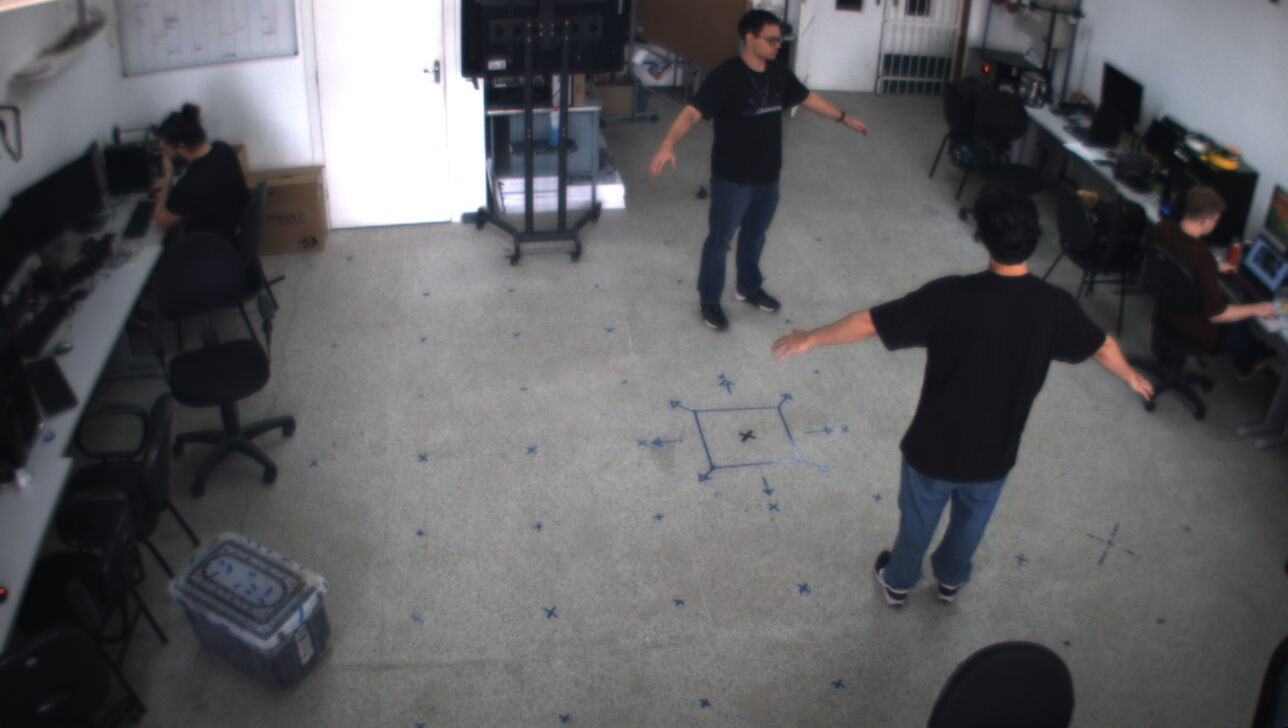
#> input picture Mestrado/Primeiro_Semestre/Visao_Computacional/captures/camera_2_clean.jpg, 1288 x 728 px; its folder holds 4 pictures in this run
$ python testing.py
#> lines starting #> are read from the running program, lines starting #| are printed output that depends on the picture
### Mestrado/Primeiro_Semestre/Visao_Computacional/auxiliary_functions.py
from __future__ import annotations
import argparse, json, sys, colorsys
from typing import Dict, List, Optional, Tuple
import cv2
import matplotlib.pyplot as plt
import matplotlib.lines as mlines
import numpy as np
import matplotlib
matplotlib.use("TkAgg")


# ── Skeleton metadata ────────────────────────────────────────
HKP_NAMES = {
    "NOSE": 0, "LEFT_EYE": 1, "RIGHT_EYE": 2, "LEFT_EAR": 3, "RIGHT_EAR": 4,
    "LEFT_SHOULDER": 5, "RIGHT_SHOULDER": 6, "LEFT_ELBOW": 7, "RIGHT_ELBOW": 8,
    "LEFT_WRIST": 9, "RIGHT_WRIST": 10, "LEFT_HIP": 11, "RIGHT_HIP": 12,
    "LEFT_KNEE": 13, "RIGHT_KNEE": 14, "LEFT_ANKLE": 15, "RIGHT_ANKLE": 16,
}
SHORT = {
    0:"NOS",1:"LEy",2:"REy",3:"LEa",4:"REa",5:"LSh",6:"RSh",7:"LEl",
    8:"REl",9:"LWr",10:"RWr",11:"LHi",12:"RHi",13:"LKn",14:"RKn",
    15:"LAn",16:"RAn",
}
LINKS = [
    (5,6),(5,11),(6,12),(11,12),(5,3),(6,4),(5,7),(7,9),(6,8),(8,10),
    (11,13),(13,15),(12,14),(14,16),(0,1),(1,3),(0,2),(2,4),
]

# ── Load calibration ────────────────────────────────────────
def load_calibration(json_path) -> dict:

    data = json.load(open(json_path))
    K = np.array(data["intrinsic"]["doubles"], dtype=np.float64).reshape(3,3)
    E = np.array(data["extrinsic"][0]["tf"]["doubles"], dtype=np.float64).reshape(4,4)
    w, h = int(data["resolution"]["width"]), int(data["resolution"]["height"])
    return {"K": K, "E": E, "w": w, "h": h}

# ── Load 2D skeleton points ─────────────────────────────────

def load_2d_points(json_path, cam_id: int) -> np.ndarray:
    """
    Return an array containing:

        (n_skeletons, n_keypoints, 2)
    """

    data = json.load(open(json_path))
    cam_key = f"camera_{cam_id}"

    if cam_key not in data:
        return np.empty((0, len(HKP_NAMES), 2), dtype=np.float64)

    skeletons = []

    # Sort skeleton_0, skeleton_1, ...
    for skel_name in sorted(
        data[cam_key].keys(),
        key=lambda s: int(s.split("_")[1])
    ):
        skel_data = data[cam_key][skel_name]
        pts = np.full((len(HKP_NAMES), 2),
                      np.nan,
                      dtype=np.float64)
        for kp_name, uv in skel_data.items():
            if kp_name in HKP_NAMES:
                kp_idx = HKP_NAMES[kp_name]
                pts[kp_idx] = uv
        skeletons.append(pts)

    return np.stack(skeletons, axis=0)


# ── Epipolar line helpers ────────────────────────────────────
def epipolar_line(F, pt):
    return F @ np.array([pt[0], pt[1], 1.0])

# ── Colors ───────────────────────────────────────────────────
def make_colors(n):
    return [colorsys.hsv_to_rgb((i*0.618)%1, 0.85, 0.95) for i in range(n)]

# ── Drawing ──────────────────────────────────────────────────

def draw_skeleton(ax, pts, colors):

    for (i,j) in LINKS:
        ax.plot([pts[i,0],pts[j,0]], [pts[i,1],pts[j,1]],
                    color=(0.9,0.9,0.9), lw=1.5, alpha=0.5, zorder=1)


        if i in pts and j in pts:
            ax.plot([pts[i][0],pts[j][0]], [pts[i][1],pts[j][1]],
                    color=(0.9,0.9,0.9), lw=1.5, alpha=0.5, zorder=1)
    for i in range(pts.shape[0]):
        c = colors[i % len(colors)]
        ax.scatter(pts[i,0], pts[i,1], c=[c], s=60, edgecolors="white", lw=1, zorder=3)
        ax.annotate(SHORT.get(i,str(i)), (pts[i,0], pts[i,1]),
                    textcoords="offset points", xytext=(6,6), fontsize=6,
                    fontweight="bold", color=c,
                    bbox=dict(boxstyle="round,pad=0.15", fc="black", alpha=0.6, ec="none"),
                    zorder=4)

# [19 lines left out: functions draw_epilines, draw_skeleton3D, not called in this run]


# ── Example of using the functions ─────────

cam_ref = 2

cam_other = [0,1,3]

# Load skeletons of the reference camera
skel_2d_path = "./captures/skeletons_2d.json"

skel_src = load_2d_points(skel_2d_path, cam_ref)
#> (reads Mestrado/Primeiro_Semestre/Visao_Computacional/captures/skeletons_2d.json from the repository)

nskeletons = skel_src.shape[0]
njoints = skel_src.shape[1]

skel_dst = []
# Load skeletons of the other cameras
skel_dst.append(load_2d_points(skel_2d_path, cam_other[0]))
skel_dst.append(load_2d_points(skel_2d_path, cam_other[1]))
skel_dst.append(load_2d_points(skel_2d_path, cam_other[2]))


colors = make_colors(njoints)


# Load images
img1 = cv2.cvtColor(cv2.imread("./captures/" + str(f"camera_{cam_ref}_clean.jpg")), cv2.COLOR_BGR2RGB)
img2 = cv2.cvtColor(cv2.imread("./captures/" + str(f"camera_{cam_other[0]}_clean.jpg")), cv2.COLOR_BGR2RGB)
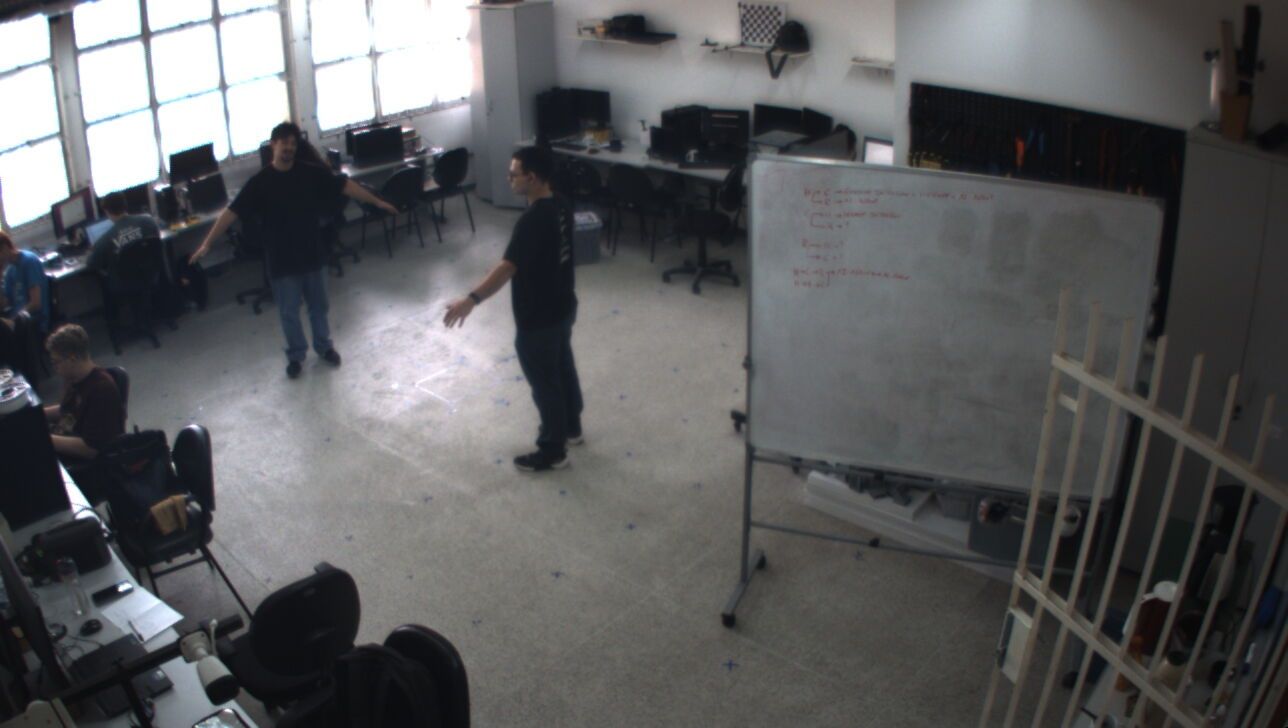
#> input picture Mestrado/Primeiro_Semestre/Visao_Computacional/captures/camera_0_clean.jpg, 1288 x 728 px
img3 = cv2.cvtColor(cv2.imread("./captures/" + str(f"camera_{cam_other[1]}_clean.jpg")), cv2.COLOR_BGR2RGB)
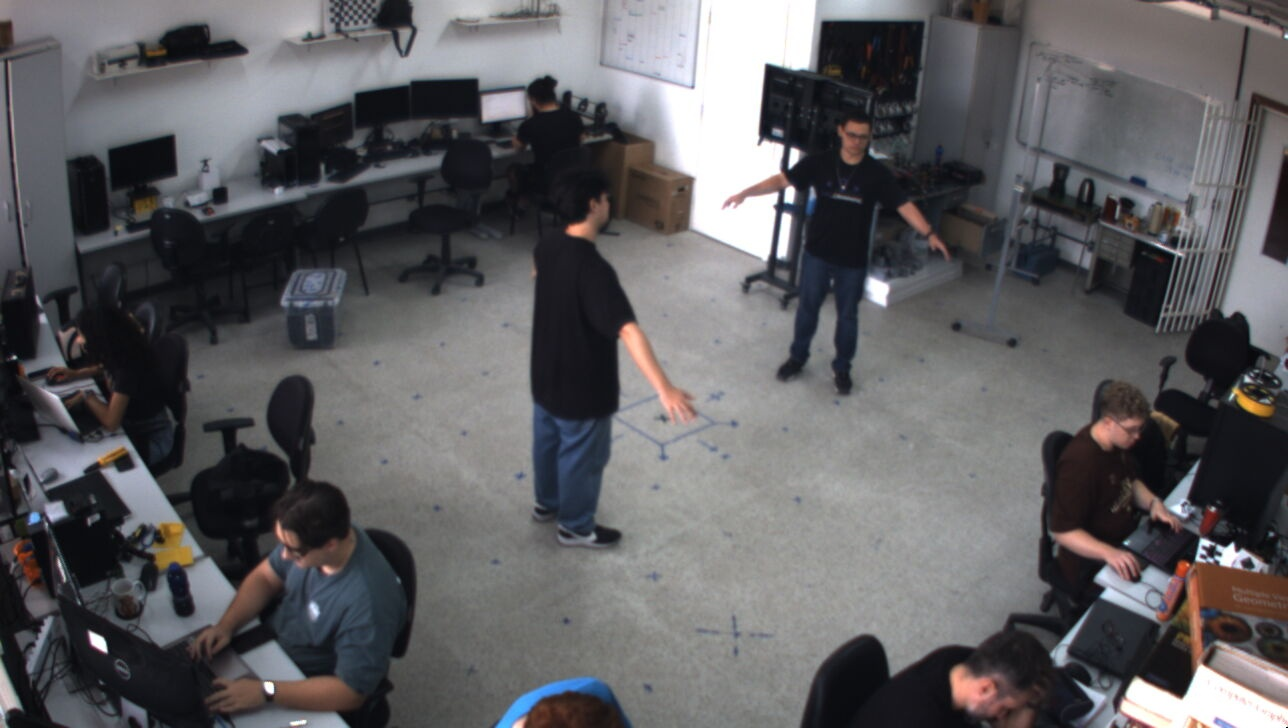
#> input picture Mestrado/Primeiro_Semestre/Visao_Computacional/captures/camera_1_clean.jpg, 1288 x 728 px
img4 = cv2.cvtColor(cv2.imread("./captures/" + str(f"camera_{cam_other[2]}_clean.jpg")), cv2.COLOR_BGR2RGB)
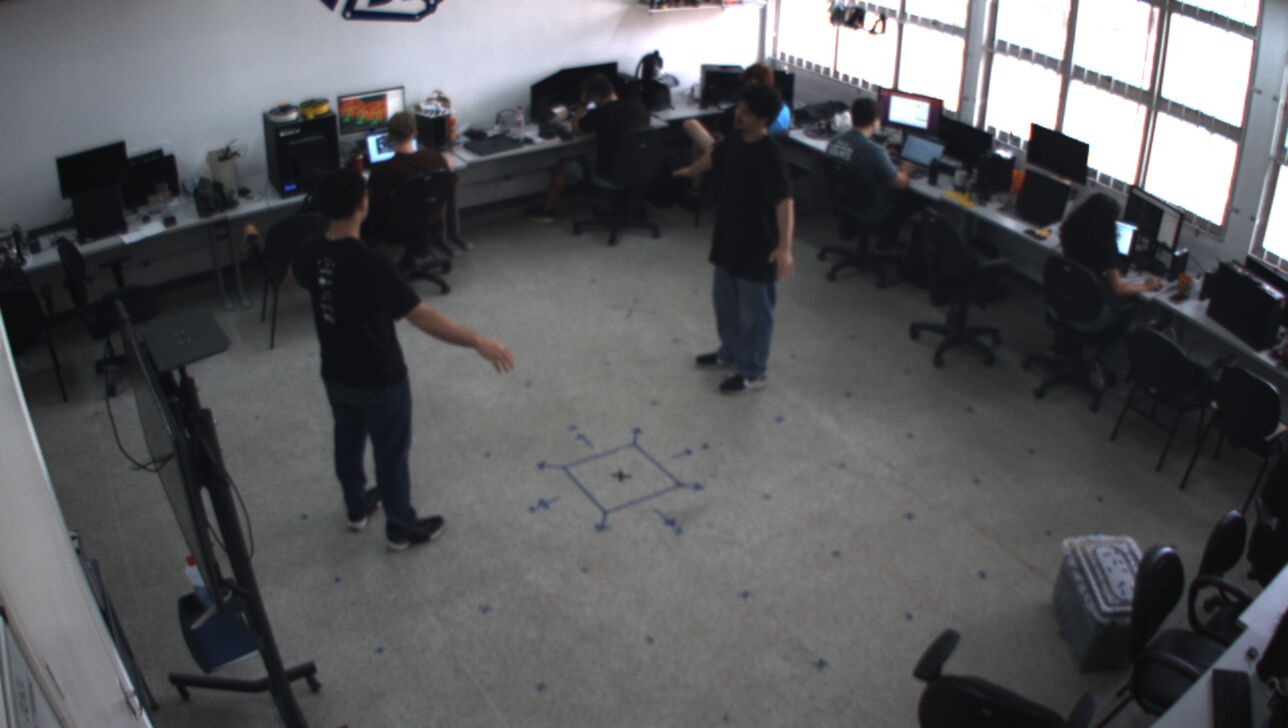
#> input picture Mestrado/Primeiro_Semestre/Visao_Computacional/captures/camera_3_clean.jpg, 1288 x 728 px

# Create figure with images of the cameras
fig, ((ax1, ax2), (ax3, ax4)) = plt.subplots(2, 2, figsize=(20, 16))
fig.patch.set_facecolor("#1a1a2e")
fig.suptitle(f"Epipolar Geometry and Skeletons",
            fontsize=16, fontweight="bold", color="white", y=0.98)

ax1.imshow(img1);
ax1.set_title(f"Camera {cam_ref} — 2D Skeletons", fontsize=13, fontweight="bold", color="white", pad=10)
ax2.imshow(img2);
ax2.set_title(f"Camera {cam_other[0]} — 2D Skeletons", fontsize=13, fontweight="bold", color="white", pad=10)
ax3.imshow(img3);
ax3.set_title(f"Camera {cam_other[1]} — 2D Skeletons", fontsize=13, fontweight="bold", color="white", pad=10)
ax4.imshow(img4);
ax4.set_title(f"Camera {cam_other[2]} — 2D Skeletons", fontsize=13, fontweight="bold", color="white", pad=10)

for skel_id in range(nskeletons):

    draw_skeleton(ax1, skel_src[skel_id], colors)
    ax1.text(skel_src[skel_id,0,0],skel_src[skel_id,0,1]-40,f"Skel {skel_id}",
            color="#00FF00",fontweight="bold")
    draw_skeleton(ax2, skel_dst[0][skel_id], colors)
    ax2.text(skel_dst[0][skel_id,0,0],skel_dst[0][skel_id,0,1]-40, f"Skel {skel_id}",
            color="#00FF00",fontweight="bold")
    draw_skeleton(ax3, skel_dst[1][skel_id], colors)
    ax3.text(skel_dst[1][skel_id,0,0],skel_dst[1][skel_id,0,1]-40, f"Skel {skel_id}",
            color="#00FF00",fontweight="bold")
    draw_skeleton(ax4, skel_dst[2][skel_id], colors)
    ax4.text(skel_dst[2][skel_id,0,0],skel_dst[2][skel_id,0,1]-40, f"Skel {skel_id}",
            color="#00FF00",fontweight="bold")


ax1.set_xlim(0, img1.shape[1]); ax1.set_ylim(img1.shape[0], 0)
ax2.set_xlim(0, img2.shape[1]); ax2.set_ylim(img2.shape[0], 0)
ax3.set_xlim(0, img3.shape[1]); ax3.set_ylim(img3.shape[0], 0)
ax4.set_xlim(0, img4.shape[1]); ax4.set_ylim(img4.shape[0], 0)

plt.show()
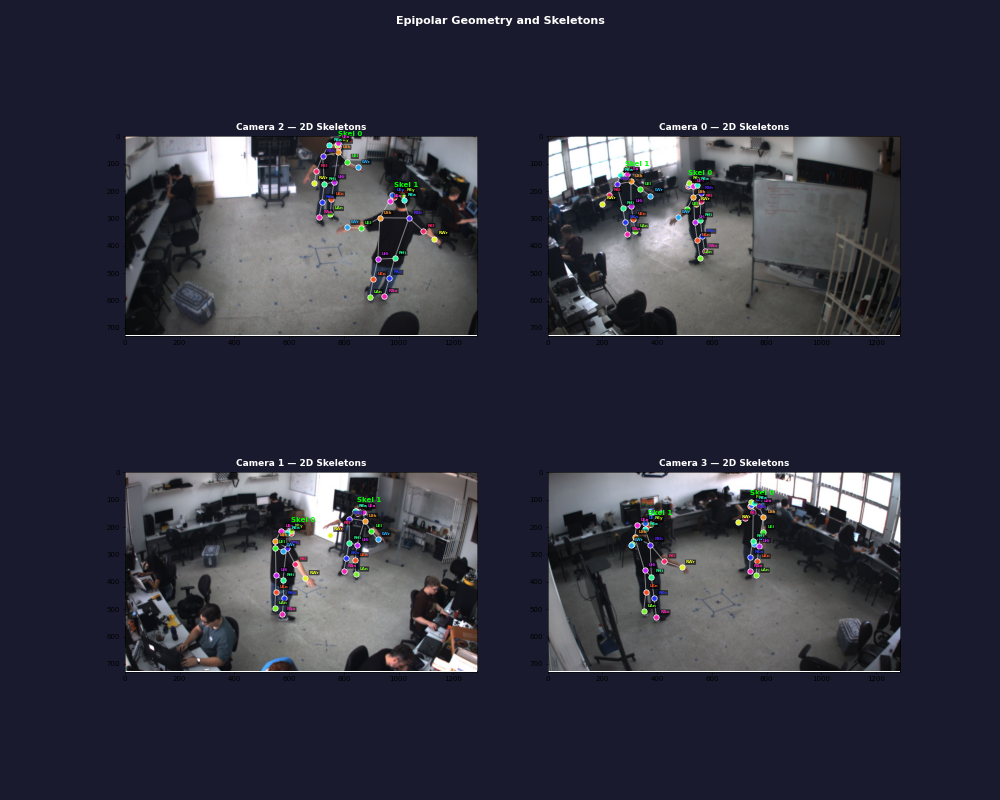
#> figure drawn by matplotlib, 4 panels


### Mestrado/Primeiro_Semestre/Visao_Computacional/testing.py
import numpy as np
import cv2
import matplotlib.pyplot as plt

from auxiliary_functions import (
    load_calibration,
    load_2d_points,
    draw_skeleton,
    draw_epilines,
    draw_skeleton3D,
    make_colors,
)
from epipolar_geometry import (
    fundamental_matrix,
    projection_matrix,
    best_matches,
)
from triangulation import (
    triangulate_skeleton,
    reprojection_error,
)

# ── 1. Load calibrations and 2D detections ──────────────────────────
calibrations = [load_calibration(f"./calibrations/{cam}.json") for cam in range(4)]
#> (the run stopped early here; a loop or call above may not have finished)
